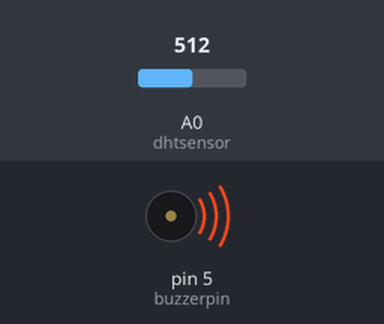
The sketch below on a simulated Arduino Uno, built with avr-gcc and run on an emulated ATmega328P. Shown: buzzer (waves = sounding, pin HIGH). The test bench sets the inputs (shaded band); at power-on: A0 (dhtsensor) = 512. What the sketch prints to the serial monitor is not drawn.

Above: at 1.8 s.
1.9 s: A0 (dhtsensor) set to 102
3.4 s: A0 (dhtsensor) set to 87
At 5.0 s:
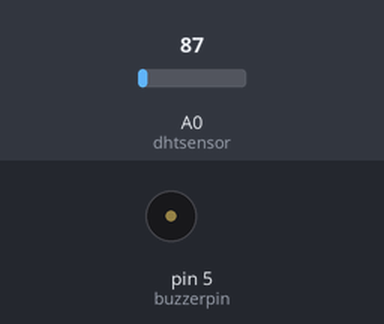
5.5 s: A0 (dhtsensor) set to 122
At 6.5 s:
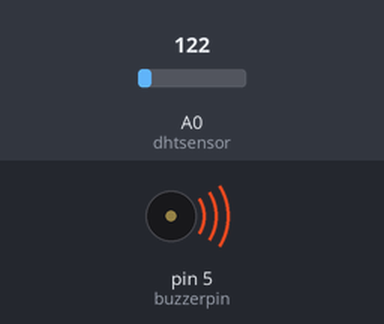
7.5 s: A0 (dhtsensor) set to 0
At 9.3 s:
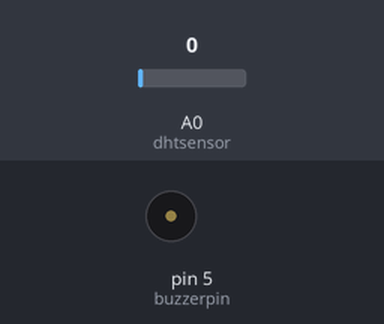
Timing chart, 0 to 10.5 s (numbered marks = the images above; inputs shaded):
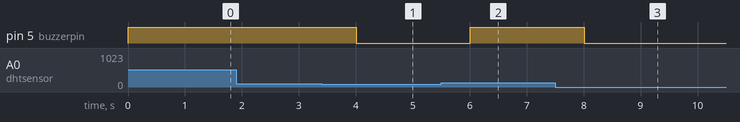

Measured:
- the behaviour switches between 93 and 92 on A0 (dhtsensor) (found by bisection; images 0 and 1)
- after the input at 1.9 s, every drawn part: stays the same
- after the input at 3.4 s, pin 5 (buzzerpin): HIGH → LOW after 0.60 s
- after the input at 5.5 s, pin 5 (buzzerpin): LOW → HIGH after 0.51 s
- after the input at 7.5 s, pin 5 (buzzerpin): HIGH → LOW after 0.51 s

The sketch:

Buzzer_and_DHT_using_Arduino.ino
```cpp
const int buzzerpin=5;
const int dhtsensor=A0;
const float temperature=27.0;
void setup()
{
  Serial.begin(9600);
  pinMode(buzzerpin,OUTPUT);
  digitalWrite(buzzerpin,LOW);
}
void loop()
{
  int sensorvalue=analogRead(dhtsensor);
  float temp=sensorvalue*(30.0/1023.0)*10;
  Serial.print("Temperature= ");
  Serial.println(temp);
  Serial.print("degrees Celsius");
  if(temp>temperature)
  {
    digitalWrite(buzzerpin, HIGH);
  }
  else
  {
    digitalWrite(buzzerpin,LOW);
  }
  delay(1000);
}
```
